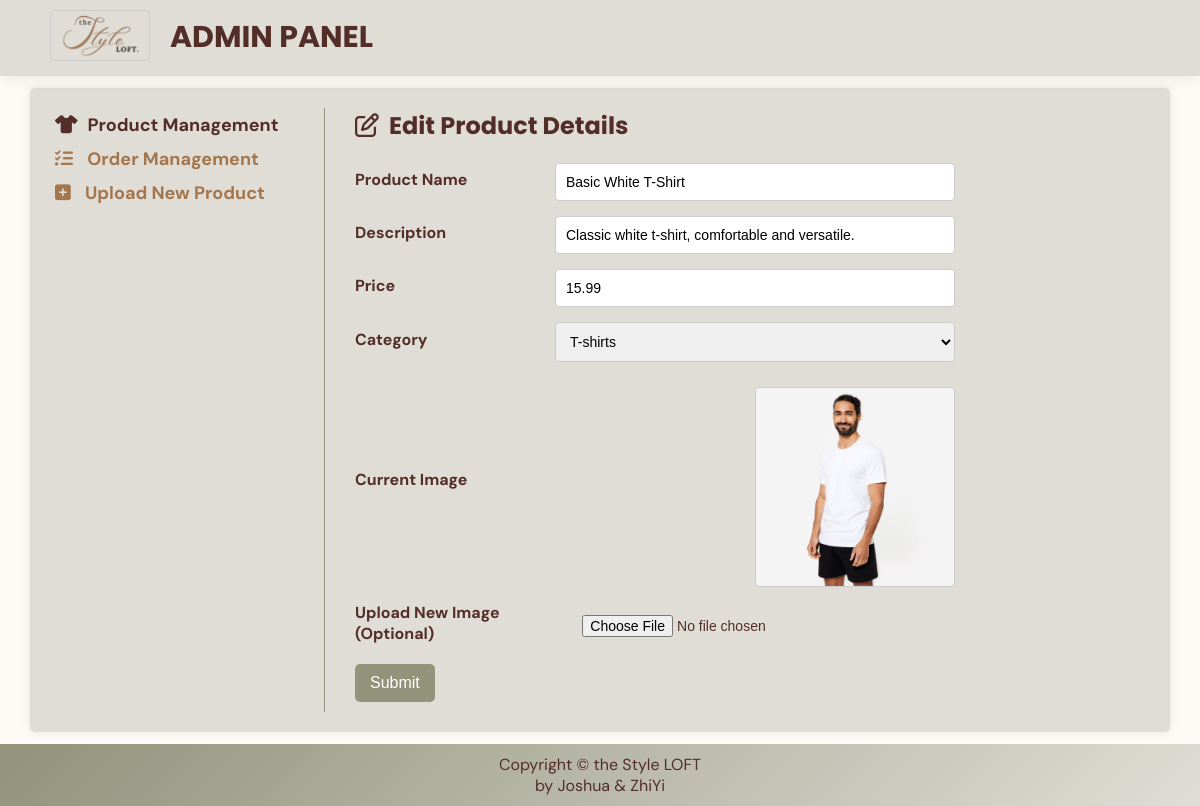
The app's page /src/editDetails.php?id=1 with its own data.
### tables this page shows
CREATE TABLE products (
    productId INT PRIMARY KEY AUTO_INCREMENT,
    productName VARCHAR(100) NOT NULL,
    descrip TEXT,
    price DECIMAL(10, 2) NOT NULL,
    productImage VARCHAR(200) NOT NULL,

    categoryId INT,
    FOREIGN KEY (categoryId) REFERENCES categories(categoryId) ON DELETE SET NULL
);

### src/editDetails.php (the view, shortened to what this page needs)
<!DOCTYPE html>
<html lang="en">
<head>
<link rel="stylesheet" href="../static/css/adminPanelGeneral.css">
<link rel="stylesheet" href="../static/css/productManagement.css">
</head>
<body>
    <header>
        <a href="#"><img src="../static/asset/image/logo.png" class="logo" alt="logo"></a>
        <h2>ADMIN PANEL</h2>
    </header>
    <div id="wrapper">
        <div id="leftColumn">
            <nav>
                <ul>
                    <li><a href="productManagement.php" class="active">
                        <i class="fa-solid fa-shirt"></i>Product Management</a></li>
                    <li><a href="orderManagement.php">
                        <i class="fa-solid fa-list-check"></i> Order Management</a></li>
                    <li><a href="uploadNew.php">
                        <i class="fa-solid fa-square-plus"></i> Upload New Product</a></li>
                </ul>
            </nav>
        </div>
        <div id="rightColumn">
            <h2><i class="fa-regular fa-pen-to-square"></i>Edit Product Details</h2>
            <?php
                $db = new mysqli('localhost', 'root', '', 'myStyleLoft');
                $productId = htmlspecialchars($_GET['id']);
                $query = $db->prepare("SELECT * FROM products WHERE productId = ?");
                $query->bind_param("s", $productId);
                $query->execute();
                $result = $query->get_result();
                if ($result) {
                    $row = $result->fetch_assoc();
                    $categoryQuery = $db->prepare("SELECT * FROM categories WHERE categoryId = ?");
                    $categoryQuery->bind_param("s", $row['categoryId']);
                    $categoryQuery->execute();
                    $categoryResult = $categoryQuery->get_result();
                    $category = $categoryResult->fetch_assoc();
                    $gender = $category['gender'];
                    $clothCategory = $category['category'];
                    echo
                    '<form action="editDetails.php?id=' . htmlspecialchars($productId) . '" method="POST" id="editDetailsForm" enctype="multipart/form-data">
                        <div>
                            <label for="productName">Product Name</label>
                            <input type="text" name="productName" value="'. htmlspecialchars($row["productName"]) . '"/>
                        </div>
                        <div>
                            <label for="descrip">Description</label>
                            <input type="text" name="descrip" value="'. htmlspecialchars($row["descrip"]) . '"/>
                        </div>
                        <div>
                            <label for="price">Price</label>
                            <input type="number" name="price" min="0" step="0.01" oninput="validity.valid||(value=\'\');" value="'. htmlspecialchars($row["price"]) . '"/>
                        </div>';
                    echo '<div>
                            <label for="category">Category</label>
                            <select name="category">';
                    if ($gender == 'Men') {
                        $categories = ['T-shirts', 'Polo', 'Long Sleeve', 'Shorts', 'Trousers'];
                    } else {
                        $categories = ['Tops', 'Dresses', 'Shirts & Blouses', 'Skirts', 'Shorts', 'Trousers'];
                    }
                    foreach ($categories as $option) {
                        $selected = ($option == $clothCategory) ? 'selected' : '';
                        echo '<option value="' . htmlspecialchars($option) . '" ' . $selected . '>' . htmlspecialchars($option) . '</option>';
                    }
                    echo '  </select>
                        </div>';
                    $currentImage = htmlspecialchars($row['productImage']);
                    if ($currentImage) {
                        echo '
                        <div>
                            <label for="currentImage">Current Image</label>
                            <img src="'.$currentImage.'" alt="Current Product Image" style="width: 200px; height: 200px;"/>
                        </div>';
                    }
                    echo '
                    <div>
                        <label for="image">Upload New Image (Optional)</label>
                        <input type="file" name="image" accept="image/*">
                    </div>
                        <input type="submit">
                    </form>';
                }
            ?>
        </div>
    </div>
    <footer>
        <div>
            Copyright &copy; the Style LOFT
            <br>by Joshua & ZhiYi<br>
        </div>
    </footer>
</body>
</html>

### static/css/adminPanelGeneral.css (style rules this page uses)
* { margin: 0; padding: 0; box-sizing: border-box; }
body { font-family: 'DM Sans', sans-serif; color: #532e28; background-color: #fcfbf6; margin: 0; padding: 0; }
h2, h3 { font-family: 'Poppins', sans-serif; color: #a3764d; }
header { text-align: center; display: flex; padding: 10px 50px; background-color: #E0DDD6; box-shadow: 0 5px 15px rgba(0, 0,0 , 0.06); z-index: 999; position: sticky; top: 0; }
header img { width: 100px; padding: 0; margin: 0; }
header h2 { font-size: 30px; font-weight: bold; padding-left: 20px; padding-top: 5px; color:#532e28; }
#wrapper { width: 95%; max-width: 1500px; min-width:600px; display: flex; background-color: #e0ddd6; margin: 1% auto; padding: 20px; border-radius: 5px; box-shadow: 0px 0px 10px rgba(0, 0, 0, 0.1); }
#wrapper h2 { color: #532e28; }
#leftColumn { width: 25%; padding: 5px; border-right: 1px solid #91937B; color:#532e28; }
nav { text-align: left; font-size: 18px; color:#532e28; padding-right: 20px; }
nav li { list-style: none; font-weight: bold; padding-bottom: 10px; }
nav i { color: #a3764d; padding-right: 10px; font-size: 18px; }
nav a { text-decoration: none; color: #a3764d; }
nav li a.active { color: #532e28; }
nav a.active i { color: #532e28; }
#rightColumn { padding-left: 30px; }
#rightColumn h2 { color:#532e28; margin-bottom: 20px; }
i { padding-right: 10px; }
footer { background: linear-gradient(315deg, #E0DDD6, #91937B); width: 100%; left: 0px; bottom: 0px; text-align: center; padding: 10px; clear: right; }

### static/css/productManagement.css (style rules this page uses)
#editDetailsForm { max-width: 600px; margin: 10px auto; }
#editDetailsForm div { margin-bottom: 15px; display: flex; flex-direction: row; justify-content: space-between; align-items: center; }
label { display: block; font-weight: bold; margin-bottom: 5px; }
input[type="text"], input[type="number"], input[type="file"], select { width: 400px; padding: 10px; border: 1px solid #ccc; border-radius: 4px; font-size: 14px; box-sizing: border-box; }
input[type="file"] { border: none; }
img { margin-top: 10px; max-width: 100%; height: auto; border: 1px solid #ccc; border-radius: 5px; }
input[type="submit"] { background-color: #91937B; color: white; padding: 10px 15px; border: none; border-radius: 5px; cursor: pointer; font-size: 16px; }

### records on screen
products: productName "Basic White T-Shirt", descrip "Classic white t-shirt, comfortable and versatile.", price "15.99", productImage (picture)

### other values on screen
form field category "T-shirts"
